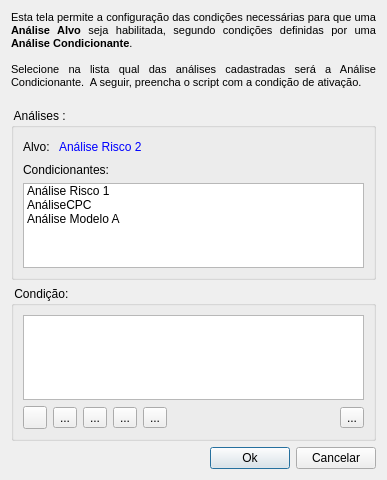
<ui version="4.0" >
 <class>AnalysisConditionDialogForm</class>
 <widget class="QDialog" name="AnalysisConditionDialogForm" >
  <property name="geometry" >
   <rect>
    <x>0</x>
    <y>0</y>
    <width>387</width>
    <height>480</height>
   </rect>
  </property>
  <property name="windowTitle" >
   <string>Condições de ativação</string>
  </property>
  <layout class="QVBoxLayout" >
   <item>
    <widget class="QLabel" name="label" >
     <property name="text" >
      <string>&lt;html>&lt;head>&lt;meta name="qrichtext" content="1" />&lt;style type="text/css">
p, li { white-space: pre-wrap; }
&lt;/style>&lt;/head>&lt;body style=" font-family:'MS Shell Dlg 2'; font-size:8.25pt; font-weight:400; font-style:normal;">
&lt;p style=" margin-top:0px; margin-bottom:0px; margin-left:0px; margin-right:0px; -qt-block-indent:0; text-indent:0px; font-size:8pt;">Esta tela permite a configuração das condições necessárias para que uma &lt;span style=" font-weight:600;">Análise Alvo&lt;/span> seja habilitada, segundo condições definidas por uma &lt;span style=" font-weight:600;">Análise Condicionante&lt;/span>.&lt;/p>
&lt;p style="-qt-paragraph-type:empty; margin-top:0px; margin-bottom:0px; margin-left:0px; margin-right:0px; -qt-block-indent:0; text-indent:0px; font-size:8pt;">&lt;/p>
&lt;p style=" margin-top:0px; margin-bottom:0px; margin-left:0px; margin-right:0px; -qt-block-indent:0; text-indent:0px; font-size:8pt;">Selecione na lista qual das análises cadastradas será a Análise Condicionante.  A seguir, preencha o script com a condição de ativação.&lt;/p>
&lt;p style="-qt-paragraph-type:empty; margin-top:0px; margin-bottom:0px; margin-left:0px; margin-right:0px; -qt-block-indent:0; text-indent:0px; font-size:8pt;">&lt;/p>&lt;/body>&lt;/html></string>
     </property>
     <property name="alignment" >
      <set>Qt::AlignJustify|Qt::AlignVCenter</set>
     </property>
     <property name="wordWrap" >
      <bool>true</bool>
     </property>
    </widget>
   </item>
   <item>
    <widget class="QGroupBox" name="groupBox" >
     <property name="title" >
      <string> Análises : </string>
     </property>
     <layout class="QGridLayout" >
      <item row="0" column="0" >
       <widget class="QLabel" name="label_2" >
        <property name="text" >
         <string>Alvo: </string>
        </property>
       </widget>
      </item>
      <item row="0" column="1" >
       <widget class="QLabel" name="condAnalysisName" >
        <property name="styleSheet" >
         <string>color: blue</string>
        </property>
        <property name="text" >
         <string>Análise Risco 2</string>
        </property>
       </widget>
      </item>
      <item row="0" column="2" >
       <spacer>
        <property name="orientation" >
         <enum>Qt::Horizontal</enum>
        </property>
        <property name="sizeHint" >
         <size>
          <width>31</width>
          <height>20</height>
         </size>
        </property>
       </spacer>
      </item>
      <item row="1" column="0" colspan="2" >
       <widget class="QLabel" name="label_4" >
        <property name="text" >
         <string>Condicionantes:</string>
        </property>
       </widget>
      </item>
      <item row="2" column="0" colspan="3" >
       <widget class="QListWidget" name="condAnalysisList" >
        <item>
         <property name="text" >
          <string>Análise Risco 1</string>
         </property>
         <property name="icon" >
          <iconset resource="icons.qrc" >:/data/icons/analise_plano de risco.png</iconset>
         </property>
        </item>
        <item>
         <property name="text" >
          <string>AnáliseCPC</string>
         </property>
         <property name="icon" >
          <iconset resource="icons.qrc" >:/data/icons/analise_plano de risco.png</iconset>
         </property>
        </item>
        <item>
         <property name="text" >
          <string>Análise Modelo A</string>
         </property>
         <property name="icon" >
          <iconset resource="icons.qrc" >:/data/icons/analizemodel.png</iconset>
         </property>
        </item>
       </widget>
      </item>
     </layout>
    </widget>
   </item>
   <item>
    <widget class="QGroupBox" name="groupBox_19" >
     <property name="sizePolicy" >
      <sizepolicy vsizetype="Preferred" hsizetype="Preferred" >
       <horstretch>0</horstretch>
       <verstretch>0</verstretch>
      </sizepolicy>
     </property>
     <property name="title" >
      <string> Condição: </string>
     </property>
     <layout class="QVBoxLayout" >
      <item>
       <widget class="QTextEdit" name="condScriptTed" >
        <property name="acceptRichText" >
         <bool>false</bool>
        </property>
       </widget>
      </item>
      <item>
       <layout class="QHBoxLayout" >
        <item>
         <widget class="QToolButton" name="condAtributesBtn" >
          <property name="toolTip" >
           <string>&lt;html>&lt;head>&lt;meta name="qrichtext" content="1" />&lt;style type="text/css">
p, li { white-space: pre-wrap; }
&lt;/style>&lt;/head>&lt;body style=" font-family:'MS Shell Dlg 2'; font-size:8.25pt; font-weight:400; font-style:normal;">
&lt;p style=" margin-top:0px; margin-bottom:0px; margin-left:0px; margin-right:0px; -qt-block-indent:0; text-indent:0px;">Atributos do objeto monitorado&lt;/p>&lt;/body>&lt;/html></string>
          </property>
          <property name="text" >
           <string/>
          </property>
          <property name="icon" >
           <iconset resource="icons.qrc" >:/data/icons/atributorisco.png</iconset>
          </property>
         </widget>
        </item>
        <item>
         <widget class="QToolButton" name="condZonaisBtn" >
          <property name="toolTip" >
           <string>&lt;html>&lt;head>&lt;meta name="qrichtext" content="1" />&lt;style type="text/css">
p, li { white-space: pre-wrap; }
&lt;/style>&lt;/head>&lt;body style=" font-family:'MS Shell Dlg 2'; font-size:8.25pt; font-weight:400; font-style:normal;">
&lt;p style=" margin-top:0px; margin-bottom:0px; margin-left:0px; margin-right:0px; -qt-block-indent:0; text-indent:0px;">Operadores zonais&lt;/p>&lt;/body>&lt;/html></string>
          </property>
          <property name="text" >
           <string>...</string>
          </property>
          <property name="icon" >
           <iconset resource="icons.qrc" >:/data/icons/oper_zona.png</iconset>
          </property>
         </widget>
        </item>
        <item>
         <widget class="QToolButton" name="condResultsBtn" >
          <property name="toolTip" >
           <string>&lt;html>&lt;head>&lt;meta name="qrichtext" content="1" />&lt;style type="text/css">
p, li { white-space: pre-wrap; }
&lt;/style>&lt;/head>&lt;body style=" font-family:'MS Shell Dlg 2'; font-size:8.25pt; font-weight:400; font-style:normal;">
&lt;p style=" margin-top:0px; margin-bottom:0px; margin-left:0px; margin-right:0px; -qt-block-indent:0; text-indent:0px; font-size:8pt;">Níveis de risco&lt;/p>&lt;/body>&lt;/html></string>
          </property>
          <property name="text" >
           <string>...</string>
          </property>
          <property name="icon" >
           <iconset resource="icons.qrc" >:/data/icons/risco.png</iconset>
          </property>
         </widget>
        </item>
        <item>
         <widget class="QToolButton" name="condFunctionsBtn" >
          <property name="toolTip" >
           <string>&lt;html>&lt;head>&lt;meta name="qrichtext" content="1" />&lt;style type="text/css">
p, li { white-space: pre-wrap; }
&lt;/style>&lt;/head>&lt;body style=" font-family:'MS Shell Dlg 2'; font-size:8.25pt; font-weight:400; font-style:normal;">
&lt;p style=" margin-top:0px; margin-bottom:0px; margin-left:0px; margin-right:0px; -qt-block-indent:0; text-indent:0px;">Funções auxiliares&lt;/p>&lt;/body>&lt;/html></string>
          </property>
          <property name="text" >
           <string>...</string>
          </property>
          <property name="icon" >
           <iconset resource="icons.qrc" >:/data/icons/functions.png</iconset>
          </property>
         </widget>
        </item>
        <item>
         <widget class="QToolButton" name="condCommandsBtn" >
          <property name="toolTip" >
           <string>&lt;html>&lt;head>&lt;meta name="qrichtext" content="1" />&lt;style type="text/css">
p, li { white-space: pre-wrap; }
&lt;/style>&lt;/head>&lt;body style=" font-family:'MS Shell Dlg 2'; font-size:8.25pt; font-weight:400; font-style:normal;">
&lt;p style=" margin-top:0px; margin-bottom:0px; margin-left:0px; margin-right:0px; -qt-block-indent:0; text-indent:0px;">Comandos Lua&lt;/p>&lt;/body>&lt;/html></string>
          </property>
          <property name="text" >
           <string>...</string>
          </property>
          <property name="icon" >
           <iconset resource="icons.qrc" >:/data/icons/lua.png</iconset>
          </property>
         </widget>
        </item>
        <item>
         <spacer>
          <property name="orientation" >
           <enum>Qt::Horizontal</enum>
          </property>
          <property name="sizeHint" >
           <size>
            <width>21</width>
            <height>20</height>
           </size>
          </property>
         </spacer>
        </item>
        <item>
         <widget class="QToolButton" name="condSyntaxBtn" >
          <property name="toolTip" >
           <string>&lt;html>&lt;head>&lt;meta name="qrichtext" content="1" />&lt;style type="text/css">
p, li { white-space: pre-wrap; }
&lt;/style>&lt;/head>&lt;body style=" font-family:'MS Shell Dlg 2'; font-size:8.25pt; font-weight:400; font-style:normal;">
&lt;p style=" margin-top:0px; margin-bottom:0px; margin-left:0px; margin-right:0px; -qt-block-indent:0; text-indent:0px;">Verificar sintaxe&lt;/p>&lt;/body>&lt;/html></string>
          </property>
          <property name="text" >
           <string>...</string>
          </property>
          <property name="icon" >
           <iconset resource="icons.qrc" >:/global/icons/ok.png</iconset>
          </property>
         </widget>
        </item>
       </layout>
      </item>
     </layout>
    </widget>
   </item>
   <item>
    <layout class="QHBoxLayout" >
     <item>
      <spacer>
       <property name="orientation" >
        <enum>Qt::Horizontal</enum>
       </property>
       <property name="sizeHint" >
        <size>
         <width>40</width>
         <height>20</height>
        </size>
       </property>
      </spacer>
     </item>
     <item>
      <widget class="QPushButton" name="okBtn" >
       <property name="toolTip" >
        <string>&lt;html>&lt;head>&lt;meta name="qrichtext" content="1" />&lt;style type="text/css">
p, li { white-space: pre-wrap; }
&lt;/style>&lt;/head>&lt;body style=" font-family:'MS Shell Dlg 2'; font-size:8.25pt; font-weight:400; font-style:normal;">
&lt;p style=" margin-top:0px; margin-bottom:0px; margin-left:0px; margin-right:0px; -qt-block-indent:0; text-indent:0px;">Salvar alterações&lt;/p>&lt;/body>&lt;/html></string>
       </property>
       <property name="text" >
        <string>Ok</string>
       </property>
       <property name="icon" >
        <iconset resource="icons.qrc" >:/global/icons/ok.png</iconset>
       </property>
      </widget>
     </item>
     <item>
      <widget class="QPushButton" name="cancelBtn" >
       <property name="toolTip" >
        <string>&lt;html>&lt;head>&lt;meta name="qrichtext" content="1" />&lt;style type="text/css">
p, li { white-space: pre-wrap; }
&lt;/style>&lt;/head>&lt;body style=" font-family:'MS Shell Dlg 2'; font-size:8.25pt; font-weight:400; font-style:normal;">
&lt;p style=" margin-top:0px; margin-bottom:0px; margin-left:0px; margin-right:0px; -qt-block-indent:0; text-indent:0px; font-size:8pt;">Cancelar alterações&lt;/p>&lt;/body>&lt;/html></string>
       </property>
       <property name="text" >
        <string>Cancelar</string>
       </property>
       <property name="icon" >
        <iconset resource="icons.qrc" >:/global/icons/cancel.png</iconset>
       </property>
      </widget>
     </item>
    </layout>
   </item>
  </layout>
 </widget>
 <resources>
  <include location="icons.qrc" />
 </resources>
 <connections/>
</ui>
